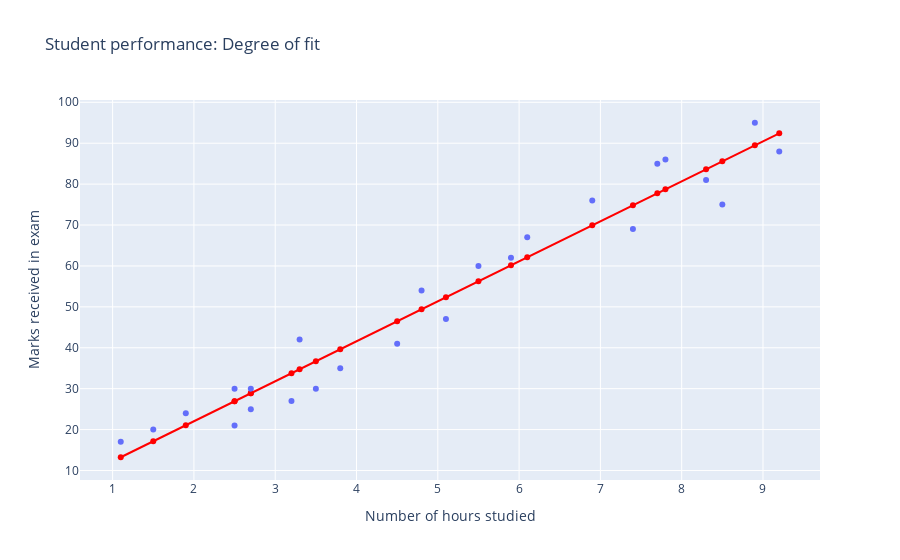

Here is the notebook cell this chart was saved with:
### Markdown cell above
# Visualizing prediction accuracy

Now that we have found the line of best fit, let's see how the prediction data matches up with the actual data.

### Code cell
featuresarr.sort()
predicted.sort()
fig = px.scatter(x=featuresarr,y=predicted, color_discrete_sequence=["red"], labels={
    "x": "Number of hours studied",
    "y": "Marks received in exam"
}
,title="Student performance: Degree of fit")
fig.add_trace(px.scatter(x=features, y=labels).data[0])
fig.add_trace(px.line(x=featuresarr, y=predicted, color_discrete_sequence=["red"]).data[0])
fig.update_layout(showlegend=False)

### Figure 1 — Plotly figure (JSON) as saved in the notebook; plotly's stock layout.template omitted (floating-point values rounded to 4 significant figures)
{"data": [{"hovertemplate": "Number of hours studied=%{x}<br>Marks received in exam=%{y}<extra></extra>", "legendgroup": "", "marker": {"color": "red", "symbol": "circle"}, "mode": "markers", "name": "", "orientation": "v", "showlegend": false, "type": "scatter", "x": [1.1, 1.5, 1.9, 2.5, 2.5, 2.7, 2.7, 3.2, 3.3, 3.5, 3.8, 4.5, 4.8, 5.1, 5.5, 5.9, 6.1, 6.9, 7.4, 7.7, 7.8, 8.3, 8.5, 8.9, 9.2], "xaxis": "x", "y": [13.24, 17.15, 21.06, 26.92, 26.92, 28.88, 28.88, 33.77, 34.74, 36.7, 39.63, 46.47, 49.41, 52.34, 56.25, 60.16, 62.12, 69.94, 74.82, 77.76, 78.73, 83.62, 85.58, 89.49, 92.42], "yaxis": "y"}, {"hovertemplate": "x=%{x}<br>y=%{y}<extra></extra>", "legendgroup": "", "marker": {"color": "#636efa", "symbol": "circle"}, "mode": "markers", "name": "", "orientation": "v", "showlegend": false, "type": "scatter", "x": [2.5, 5.1, 3.2, 8.5, 3.5, 1.5, 9.2, 5.5, 8.3, 2.7, 7.7, 5.9, 4.5, 3.3, 1.1, 8.9, 2.5, 1.9, 6.1, 7.4, 2.7, 4.8, 3.8, 6.9, 7.8], "xaxis": "x", "y": [21, 47, 27, 75, 30, 20, 88, 60, 81, 25, 85, 62, 41, 42, 17, 95, 30, 24, 67, 69, 30, 54, 35, 76, 86], "yaxis": "y"}, {"hovertemplate": "x=%{x}<br>y=%{y}<extra></extra>", "legendgroup": "", "line": {"color": "red", "dash": "solid"}, "mode": "lines", "name": "", "orientation": "v", "showlegend": false, "type": "scatter", "x": [1.1, 1.5, 1.9, 2.5, 2.5, 2.7, 2.7, 3.2, 3.3, 3.5, 3.8, 4.5, 4.8, 5.1, 5.5, 5.9, 6.1, 6.9, 7.4, 7.7, 7.8, 8.3, 8.5, 8.9, 9.2], "xaxis": "x", "y": [13.24, 17.15, 21.06, 26.92, 26.92, 28.88, 28.88, 33.77, 34.74, 36.7, 39.63, 46.47, 49.41, 52.34, 56.25, 60.16, 62.12, 69.94, 74.82, 77.76, 78.73, 83.62, 85.58, 89.49, 92.42], "yaxis": "y"}], "layout": {"legend": {"tracegroupgap": 0}, "showlegend": false, "title": {"text": "Student performance: Degree of fit"}, "xaxis": {"anchor": "y", "domain": [0, 1], "title": {"text": "Number of hours studied"}}, "yaxis": {"anchor": "x", "domain": [0, 1], "title": {"text": "Marks received in exam"}}}}
